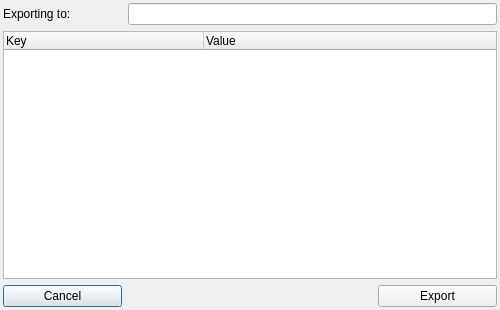
<?xml version="1.0" encoding="UTF-8"?>
<ui version="4.0">
 <class>exporter</class>
 <widget class="QDialog" name="exporter">
  <property name="geometry">
   <rect>
    <x>0</x>
    <y>0</y>
    <width>500</width>
    <height>310</height>
   </rect>
  </property>
  <property name="windowTitle">
   <string>Export Config</string>
  </property>
  <layout class="QGridLayout" name="gridLayout">
   <property name="leftMargin">
    <number>3</number>
   </property>
   <property name="topMargin">
    <number>3</number>
   </property>
   <property name="rightMargin">
    <number>3</number>
   </property>
   <property name="bottomMargin">
    <number>3</number>
   </property>
   <property name="horizontalSpacing">
    <number>6</number>
   </property>
   <item row="1" column="0">
    <layout class="QGridLayout" name="base">
     <property name="sizeConstraint">
      <enum>QLayout::SetNoConstraint</enum>
     </property>
     <property name="spacing">
      <number>6</number>
     </property>
     <item row="2" column="0" colspan="4">
      <widget class="QTreeWidget" name="treKeys">
       <property name="columnCount">
        <number>2</number>
       </property>
       <attribute name="headerDefaultSectionSize">
        <number>200</number>
       </attribute>
       <column>
        <property name="text">
         <string>Key</string>
        </property>
       </column>
       <column>
        <property name="text">
         <string>Value</string>
        </property>
       </column>
      </widget>
     </item>
     <item row="3" column="0">
      <widget class="QPushButton" name="btnCancel">
       <property name="text">
        <string>Cancel</string>
       </property>
      </widget>
     </item>
     <item row="1" column="0">
      <widget class="QLabel" name="lblExport">
       <property name="text">
        <string>Exporting to: </string>
       </property>
      </widget>
     </item>
     <item row="1" column="1" colspan="3">
      <widget class="QLineEdit" name="txtExport">
       <property name="readOnly">
        <bool>true</bool>
       </property>
      </widget>
     </item>
     <item row="3" column="3">
      <widget class="QPushButton" name="btnSave">
       <property name="text">
        <string>Export</string>
       </property>
       <property name="flat">
        <bool>false</bool>
       </property>
      </widget>
     </item>
    </layout>
   </item>
  </layout>
 </widget>
 <resources/>
 <connections/>
</ui>
